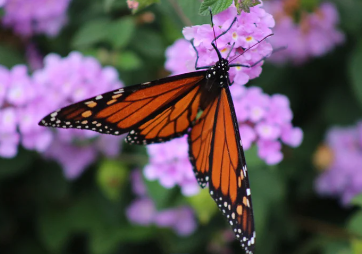
#> input picture papillon.png, 362 x 254 px
$ python 'code TSI.py'
#> lines starting #> are read from the running program, lines starting #| are printed output that depends on the picture; long printed decimals are rounded
import numpy as np
import math
import matplotlib.pyplot as plt
import matplotlib.image as mpimg


###### INITIALISATION #######

image_path = 'papillon.png'

image = mpimg.imread(image_path)
#> image is the input picture: shape (254, 362, 4) float32; mean R, G, B, A 0.38, 0.32, 0.354, 1
if image.dtype != np.uint8:  # Si les valeurs sont en flottant (0 à 1)
    image = (image * 255).astype(np.uint8)  # Convertir en entiers (0 à 255)


hauteur, largeur = image.shape[:2]
#> hauteur = 254; largeur = 362
nouvelle_hauteur = (hauteur // 8) * 8
#> nouvelle_hauteur = 248
nouvelle_largeur = (largeur // 8) * 8
#> nouvelle_largeur = 360

image = image[:,:,0]  #on garde qu'une seule couleur (2D)
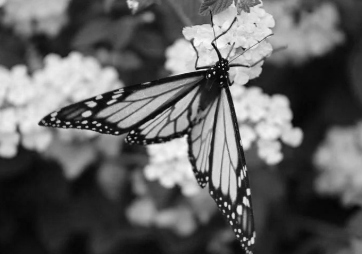
#> image: shape (254, 362); min 1, max 255, mean 96.9


# Tronquer l'image
image = image[:nouvelle_hauteur, :nouvelle_largeur]
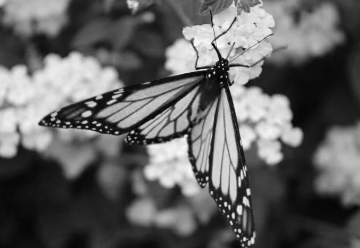
#> image: shape (248, 360); min 1, max 255, mean 98.5
taille_image = image.shape
#> taille_image = (248, 360)
# [4 lines of commented-out code are left out]


def division_blocs(image,taille):
#> called with taille = 8
    blocs = []
    for i in range(0, image.shape[0], taille):
        for j in range(0, image.shape[1], taille):
            bloc = image[i:i+taille, j:j+taille]
            blocs.append(bloc)
#> after the loop, blocs = 1395 items
    return blocs

def reformer_image(blocs, taille_image, taille_bloc):
    blocs_par_ligne = taille_image[1] // taille_bloc
    image_recomposee = np.zeros(taille_image, dtype=blocs[0].dtype)

    index = 0
    for i in range(0, taille_image[0], taille_bloc):
        for j in range(0, taille_image[1], taille_bloc):
            image_recomposee[i:i+taille_bloc, j:j+taille_bloc] = blocs[index]
            index += 1

    return image_recomposee

blocs = division_blocs(image,8)
#> blocs = 1395 items
# print("bloc : ",blocs[0])
# plt.imshow(blocs[0])
# plt.show()

img = reformer_image(blocs,taille_image,8)
#> after the loop in reformer_image, `for i in range(0, taille_image[0], taille_bloc):`: index = 1395
plt.imsave('image_recomposee.png',img)
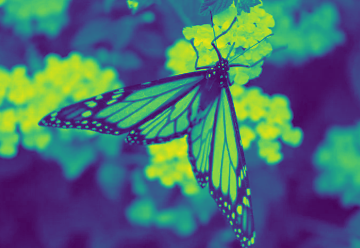
#> saved as image_recomposee.png: shape (248, 360, 3); mean R, G, B 75, 108.7, 114.2
image_recomposee = mpimg.imread('image_recomposee.png')
plt.imshow(image_recomposee)
plt.show()


#initialisation de P (matrice de passage) avec la formule de la double somme
P=np.zeros((8,8))
for i in range (8):
    for j in range (8):
        if i==0:
            ck=1/math.sqrt(2)
        else:
            ck=1
        P[i,j]= (1/2)*ck*math.cos(((2*j+1)*i*math.pi)/16)
#print(P)


####### COMPRESSION #########


# initialisation de Q : matrice de quantification Q dans la norme de compression JPEG
Q=np.array([[16,11,10,16,24,40,51,61],
            [12,12,13,19,26,58,60,55],
            [14,13,16,24,40,57,69,56],
            [14,17,22,29,51,87,80,62],
            [18,22,37,56,68,109,103,77],
            [24,35,55,64,81,104,113,92],
            [49,64,78,87,103,121,120,101],
            [72,92,95,98,112,100,103,99]])


def compression(blocs,P,Q):
    blocs_compressee = []
    boucle = 0
    for M in blocs :
        # boucle+=1
        # print(len(blocs),boucle)
        # print(M)
        D = P @ M @ P.T
        D=np.divide(D,Q)
        #print(D)
        # prendre la partie entière
        D = np.floor(D)
        blocs_compressee.append(D)
#> after the loop, blocs_compressee = 1395 items

        # [5 lines of commented-out code are left out]
    return blocs_compressee

blocs_compressed = compression(blocs,P,Q)
#> blocs_compressed = 1395 items

img2 = reformer_image(blocs_compressed,taille_image,8)
#> call 2 of reformer_image, with taille_image = (248, 360), taille_bloc = 8
#> after the loop in reformer_image (call 2), `for i in range(0, taille_image[0], taille_bloc):`:
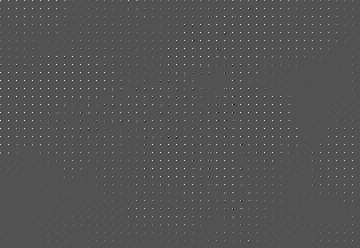
#> image_recomposee: shape (248, 360) float64; min -57, max 118, mean 0.3; drawn with min black and max white
#> after the loop in reformer_image (call 2), `for i in range(0, taille_image[0], taille_bloc):`: index = 1395
print(img2)
#> (printed output is left out)
#  — Compter le nombre de cœfficients non nuls pour obtenir le taux de compression
nb_coeff_non_zero = np.count_nonzero(img2)  # Nombre de coefficients non nuls
#> nb_coeff_non_zero = 49039
taux_compression = (nb_coeff_non_zero / (taille_image[1]*taille_image[0])) * 100
#> taux_compression = 54.93
print(f"taux de compression : {taux_compression}")
#| taux de compression : 54.927


plt.imsave('image_recomposee2.png',img2)
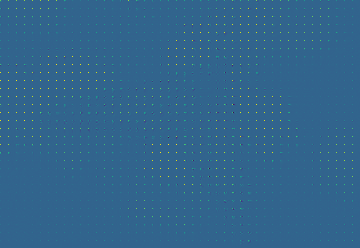
#> saved as image_recomposee2.png: shape (248, 360, 3); mean R, G, B 49.9, 101, 140.5
image_recomposee2 = mpimg.imread('image_recomposee2.png')
plt.imshow(image_recomposee2)
plt.show()


def decompression(blocs,P,Q):
    blocs_decompressed = []
    for D in blocs:
        # Fonction decompression pour un bloc de l'image.
        # Initialisation de M la matrice decompressé.
        M = np.zeros((8,8))
        # Calcul de D_tilde la matrice D non divisé par Q (terme à terme).
        D_tilde = D * Q
        # Calcul de la transposée de la matrice de passage.
        P_transposee= np.transpose(P)
        # Calcul de la matrice décompressée.
        M = P_transposee @ D_tilde@ P
        blocs_decompressed.append(M)
#> after the loop, blocs_decompressed = 1395 items
    return blocs_decompressed


blocs_decompressed = decompression(blocs_compressed,P,Q)
#> blocs_decompressed = 1395 items

img3 = reformer_image(blocs_decompressed,taille_image,8)
#> call 3 of reformer_image, with taille_image = (248, 360), taille_bloc = 8
#> after the loop in reformer_image (call 3), `for i in range(0, taille_image[0], taille_bloc):`:
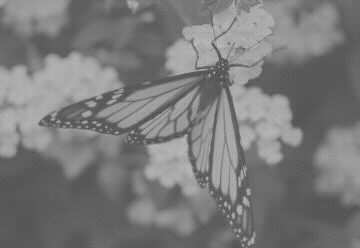
#> image_recomposee: shape (248, 360) float64; min -212.5, max 431, mean 97.5; drawn with min black and max white
#> after the loop in reformer_image (call 3), `for i in range(0, taille_image[0], taille_bloc):`: index = 1395
# print(img2)
plt.imsave('image_recomposee3.png',img3)
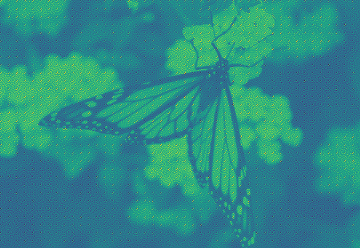
#> saved as image_recomposee3.png: shape (248, 360, 3); mean R, G, B 44.4, 138.6, 134.7
image_recomposee3 = mpimg.imread('image_recomposee3.png')
plt.imshow(image_recomposee3)
plt.show()
